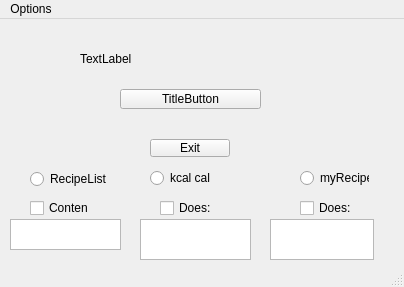
<?xml version="1.0" encoding="UTF-8"?>
<ui version="4.0">
 <class>MainWindow</class>
 <widget class="QMainWindow" name="MainWindow">
  <property name="geometry">
   <rect>
    <x>0</x>
    <y>0</y>
    <width>404</width>
    <height>287</height>
   </rect>
  </property>
  <property name="windowTitle">
   <string>MainWindow</string>
  </property>
  <widget class="QWidget" name="centralwidget">
   <widget class="QPushButton" name="pushButton">
    <property name="geometry">
     <rect>
      <x>120</x>
      <y>70</y>
      <width>141</width>
      <height>20</height>
     </rect>
    </property>
    <property name="text">
     <string>TitleButton</string>
    </property>
   </widget>
   <widget class="QLabel" name="label">
    <property name="geometry">
     <rect>
      <x>80</x>
      <y>30</y>
      <width>271</width>
      <height>20</height>
     </rect>
    </property>
    <property name="text">
     <string>TextLabel</string>
    </property>
   </widget>
   <widget class="QCheckBox" name="checkBox">
    <property name="geometry">
     <rect>
      <x>160</x>
      <y>180</y>
      <width>58</width>
      <height>18</height>
     </rect>
    </property>
    <property name="text">
     <string>Does:</string>
    </property>
   </widget>
   <widget class="QTextEdit" name="textEdit">
    <property name="geometry">
     <rect>
      <x>140</x>
      <y>200</y>
      <width>111</width>
      <height>41</height>
     </rect>
    </property>
   </widget>
   <widget class="QCheckBox" name="checkBox_2">
    <property name="geometry">
     <rect>
      <x>30</x>
      <y>180</y>
      <width>58</width>
      <height>18</height>
     </rect>
    </property>
    <property name="text">
     <string>Content:</string>
    </property>
   </widget>
   <widget class="QTextEdit" name="textEdit_2">
    <property name="geometry">
     <rect>
      <x>10</x>
      <y>200</y>
      <width>111</width>
      <height>31</height>
     </rect>
    </property>
   </widget>
   <widget class="QRadioButton" name="radioButton">
    <property name="geometry">
     <rect>
      <x>30</x>
      <y>150</y>
      <width>81</width>
      <height>20</height>
     </rect>
    </property>
    <property name="text">
     <string>RecipeList</string>
    </property>
   </widget>
   <widget class="QRadioButton" name="radioButton_2">
    <property name="geometry">
     <rect>
      <x>150</x>
      <y>150</y>
      <width>69</width>
      <height>18</height>
     </rect>
    </property>
    <property name="text">
     <string>kcal cal</string>
    </property>
   </widget>
   <widget class="QPushButton" name="pushButton_2">
    <property name="geometry">
     <rect>
      <x>150</x>
      <y>120</y>
      <width>80</width>
      <height>18</height>
     </rect>
    </property>
    <property name="text">
     <string>Exit</string>
    </property>
   </widget>
   <widget class="QRadioButton" name="radioButton_3">
    <property name="geometry">
     <rect>
      <x>300</x>
      <y>150</y>
      <width>69</width>
      <height>18</height>
     </rect>
    </property>
    <property name="text">
     <string>myRecipe</string>
    </property>
   </widget>
   <widget class="QCheckBox" name="checkBox_3">
    <property name="geometry">
     <rect>
      <x>300</x>
      <y>180</y>
      <width>58</width>
      <height>18</height>
     </rect>
    </property>
    <property name="text">
     <string>Does:</string>
    </property>
   </widget>
   <widget class="QTextEdit" name="textEdit_3">
    <property name="geometry">
     <rect>
      <x>270</x>
      <y>200</y>
      <width>104</width>
      <height>41</height>
     </rect>
    </property>
   </widget>
  </widget>
  <widget class="QMenuBar" name="menubar">
   <property name="geometry">
    <rect>
     <x>0</x>
     <y>0</y>
     <width>404</width>
     <height>17</height>
    </rect>
   </property>
   <widget class="QMenu" name="menuOptions">
    <property name="title">
     <string>Options</string>
    </property>
    <addaction name="actionNext"/>
    <addaction name="actionGo_Back"/>
   </widget>
   <addaction name="menuOptions"/>
  </widget>
  <widget class="QStatusBar" name="statusbar"/>
  <action name="actionNext">
   <property name="text">
    <string>Next</string>
   </property>
  </action>
  <action name="actionGo_Back">
   <property name="text">
    <string>Go Back</string>
   </property>
  </action>
 </widget>
 <resources/>
 <connections>
  <connection>
   <sender>pushButton_2</sender>
   <signal>clicked()</signal>
   <receiver>MainWindow</receiver>
   <slot>close()</slot>
   <hints>
    <hint type="sourcelabel">
     <x>47</x>
     <y>101</y>
    </hint>
    <hint type="destinationlabel">
     <x>72</x>
     <y>128</y>
    </hint>
   </hints>
  </connection>
 </connections>
</ui>
